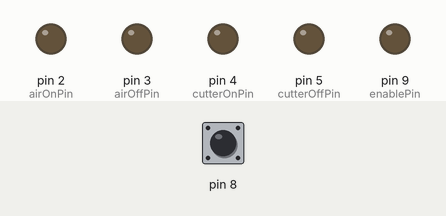
Simulated run of this sketch. Board: Arduino Leonardo, built with avr-gcc and run on an emulated ATmega32U4. Parts: output pins drawn as LEDs (lit = HIGH). Dashed ring = blinking. Inputs (shaded band) come from the test bench; at power-on: pin 8 HIGH. Pins used as bus, display or sensor lines are not drawn.

Above: at 1.2 s.
1.3 s: pin 8 pulled LOW for 0.15 s
At 1.65 s:
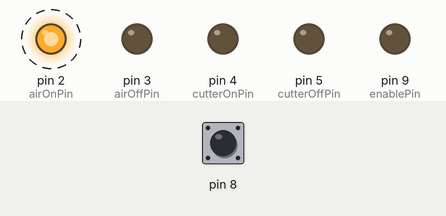
At 14.5 s:
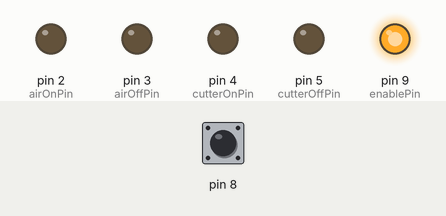
Timing chart, 0 to 14.9 s (numbered marks = the images above; inputs shaded):
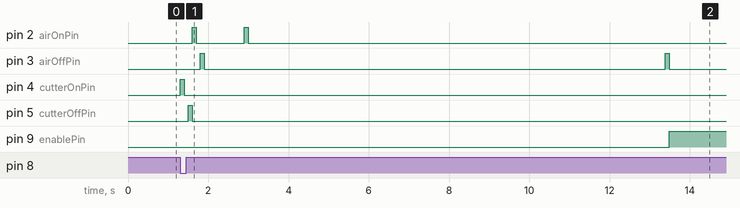

Measured:
- after the input at 1.3 s, pin 2 (airOnPin): alternates HIGH for 0.10 s and LOW for 1.2 s, 4 changes in all, then stays LOW, starting after 0.30 s; pin 3 (airOffPin): alternates HIGH for 0.10 s and LOW for 11.5 s, starting after 0.50 s

The sketch:

ropePusher.ino
```cpp
/*
enter in the diameter of the spool and
and the length of thread you need to pack,
everything else should just work,

 */

 int spoolDiameter = 11;
 int materialLength = 1500;

 int rotationsPerMaterialLenght = materialLength/ (spoolDiameter * 3.14);
 int stepsPerRotation = 200;
 int stepsPerMaterialLength = stepsPerRotation * rotationsPerMaterialLenght;


int stepPin = 12;
int enablePin = 9;
int airOnPin = 2;
int airOffPin = 3;
int cutterOnPin = 4;
int cutterOffPin = 5;

int pulseSolinoidTime = 100;
int cutterOnTime = 100;
int blowIntoBagTime = 100;

int maxSpeed = 600;// bigger is slower


void setup() {
  // initialize the digital pin as an output.
  pinMode(stepPin, OUTPUT);
  pinMode(enablePin, OUTPUT);
  pinMode(airOnPin, OUTPUT);
  pinMode(airOffPin, OUTPUT);
  pinMode(cutterOnPin, OUTPUT);
  pinMode(cutterOffPin, OUTPUT);
 pinMode(8, INPUT_PULLUP);
 //Serial.begin(9600);
 //while (!Serial) {  // wait for serial port to connect. Needed for Leonardo only

//}

}
void cutMaterial()
{
  digitalWrite(cutterOnPin, HIGH);
  delay(pulseSolinoidTime);
  digitalWrite(cutterOnPin, LOW);
  delay(cutterOnTime);
  digitalWrite(cutterOffPin, HIGH);
  delay(pulseSolinoidTime);
  digitalWrite(cutterOffPin, LOW);
}


void blowMaterialIntoBag()
{
 digitalWrite(airOnPin, HIGH);
  delay(pulseSolinoidTime);
 digitalWrite(airOnPin, LOW);
 delay(blowIntoBagTime);
 digitalWrite(airOffPin, HIGH);
 delay(pulseSolinoidTime);
 digitalWrite(airOffPin, LOW);
}

void unravleMaterial()
{
digitalWrite(enablePin, LOW);

 digitalWrite(airOnPin, HIGH);
  delay(pulseSolinoidTime);
 digitalWrite(airOnPin, LOW);


 for (int stepNumber = 0;stepNumber < stepsPerMaterialLength; stepNumber++)
{
 digitalWrite(stepPin, HIGH);
 delayMicroseconds(maxSpeed);
 digitalWrite(stepPin, LOW);
 delayMicroseconds(maxSpeed);

}

 digitalWrite(airOffPin, HIGH);
 delay(pulseSolinoidTime);
 digitalWrite(airOffPin, LOW);

 digitalWrite(enablePin, HIGH);


}


void loop() {


  if (digitalRead(8) == LOW){
    digitalWrite(13, HIGH);
    cutMaterial();
    blowMaterialIntoBag();
    delay(1000);
    unravleMaterial();
  }
  else{digitalWrite(13,LOW);}
}
```
